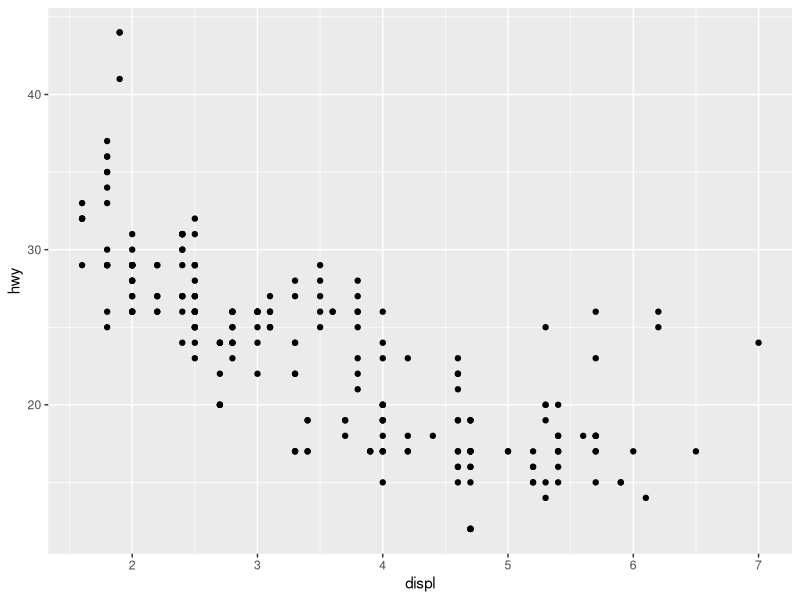
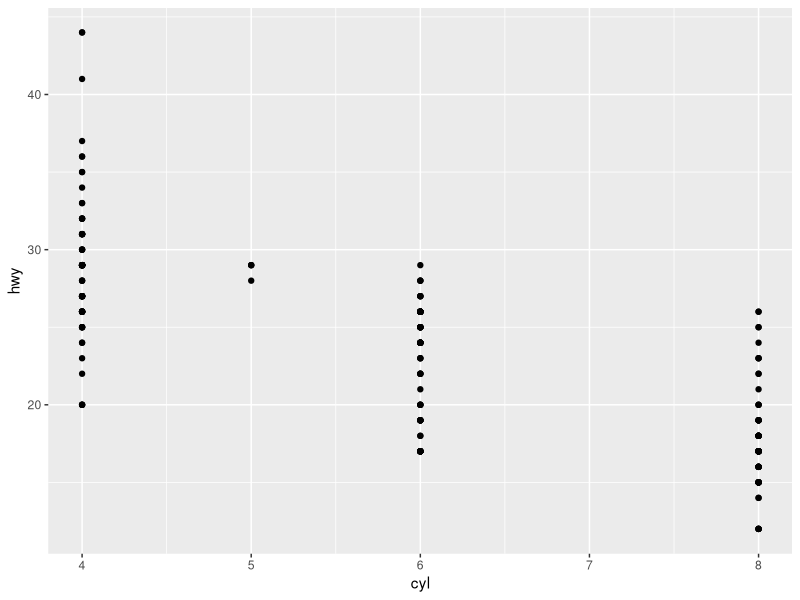
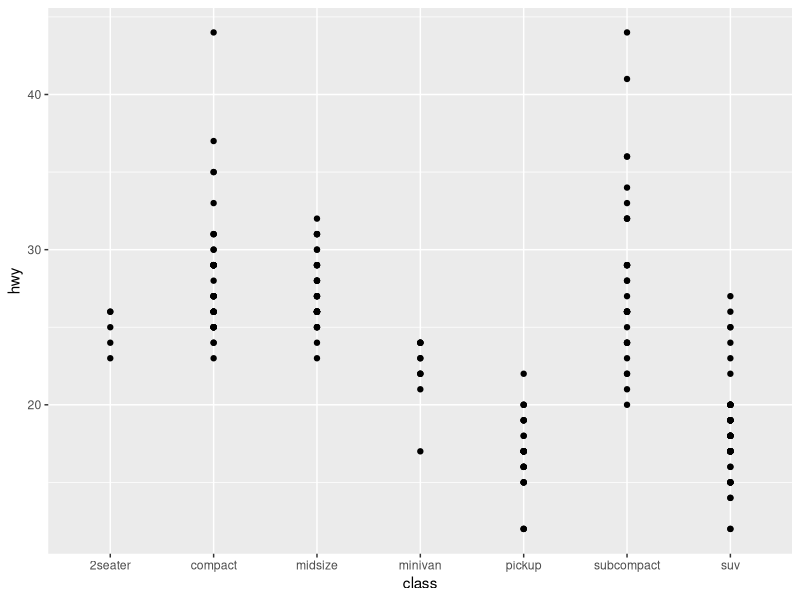
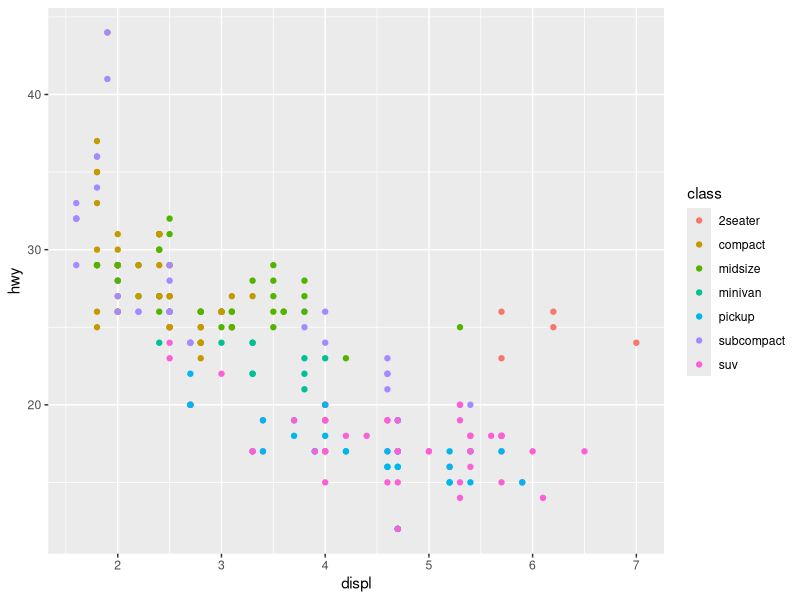
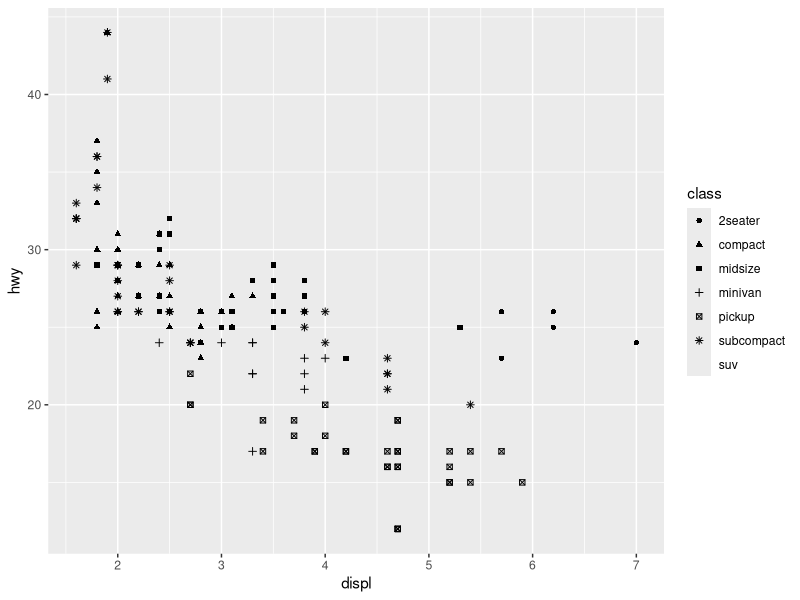
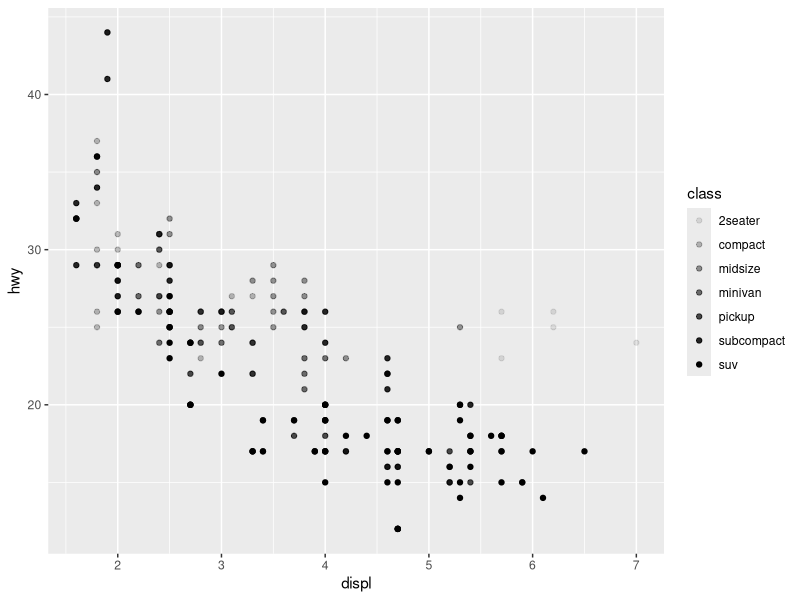
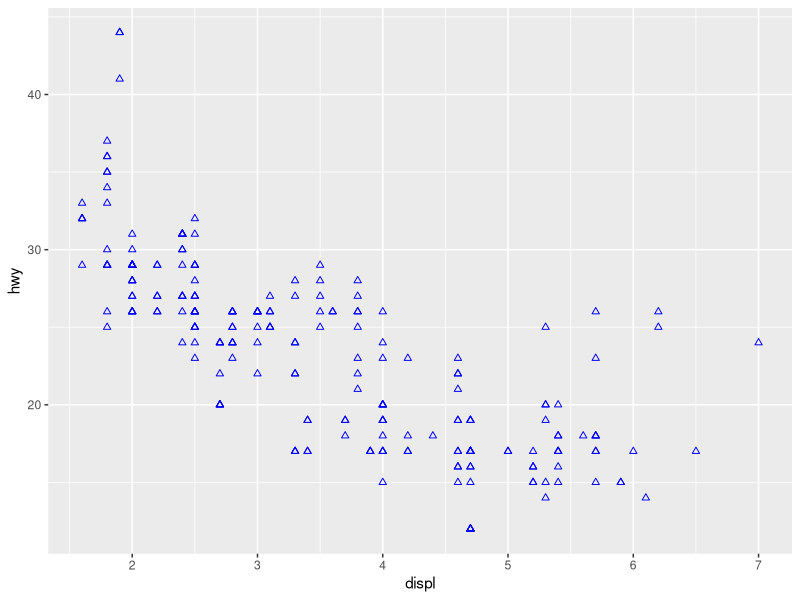
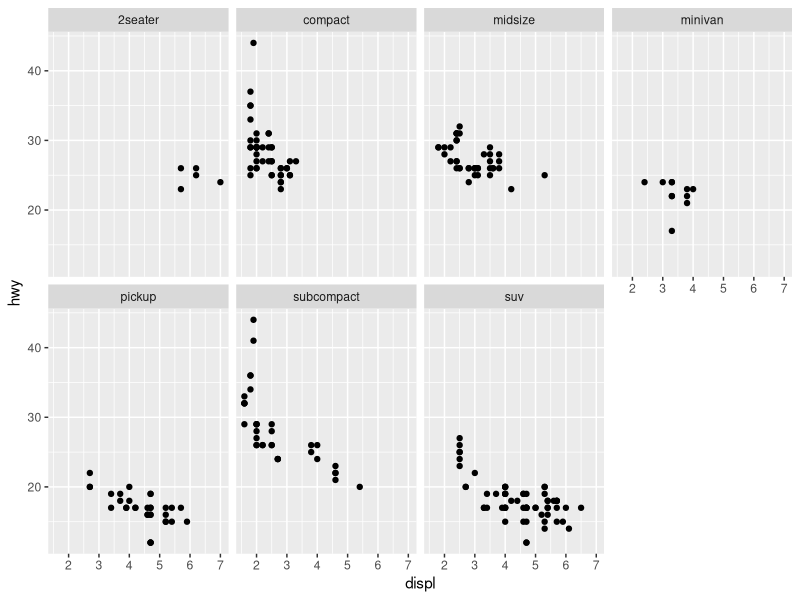

Write R code to recreate these figures, in order.
library(tidyverse)

ggplot(data = mpg) +
  geom_point(mapping = aes(x=displ, y=hwy))

ggplot(data = mpg) +
  geom_point(mapping = aes(x=cyl, y=hwy))

ggplot(data = mpg) +
  geom_point(mapping = aes(x=class, y=hwy))

ggplot(data = mpg) +
  geom_point(mapping = aes(x=displ, y=hwy, color=class))

ggplot(data = mpg) +
  geom_point(mapping = aes(x=displ, y=hwy, shape=class))

ggplot(data = mpg) +
  geom_point(mapping = aes(x=displ, y=hwy, alpha=class))

ggplot(data = mpg) +
  geom_point(mapping = aes(x=displ, y=hwy), color = "blue", shape = 2)

ggplot(data = mpg) +
  geom_point(mapping = aes(x=displ, y=hwy)) +
  facet_wrap(~ class, nrow=2)

ggplot(data = mpg) +
  geom_point(mapping = aes(x=displ, y=hwy)) +
  facet_grid(. ~ class)

ggplot(data = mpg) +
  geom_smooth(mapping = aes(x=displ, y=hwy))

ggplot(data = mpg) +
  geom_smooth(mapping = aes(x=displ, y=hwy, linetype = drv))

ggplot(data = mpg) +
  geom_smooth(mapping = aes(x=displ, y=hwy, group = drv))

ggplot(data = mpg) +
  geom_smooth(mapping=aes(x=displ,y=hwy,color=drv),show.legend = F)

ggplot(data = mpg) +
  geom_smooth(mapping = aes(x=displ, y=hwy)) +
  geom_point(mapping=aes(x=displ,y=hwy,color=drv))

ggplot(data = mpg, mapping = aes(x=displ,y=hwy)) +
  geom_smooth() +
  geom_point(mapping=aes(color=drv),show.legend = F)

ggplot(data=mpg, mapping = aes(x=displ,y=hwy))+
  geom_point(mapping = aes(color = class))+
  geom_smooth(data=filter(mpg,class=="subcompact"),se=F)


ggplot(data=mpg,mapping=aes(x=displ,y=hwy)) +
  geom_point()+
  geom_smooth()

ggplot(data=mpg,mapping=aes(x=displ,y=hwy)) +
  geom_point()+
  geom_smooth(mapping=aes(group=drv))

ggplot(data=mpg,mapping=aes(x=displ,y=hwy,color=drv)) +
  geom_point() +
  geom_smooth()

ggplot(data=mpg,mapping=aes(x=displ,y=hwy)) +
  geom_point(mapping=aes(color=drv)) +
  geom_smooth()

ggplot(data=mpg,mapping=aes(x=displ,y=hwy)) +
  geom_point(mapping=aes(color=drv)) +
  geom_smooth()

ggplot(data=mpg,mapping=aes(x=displ,y=hwy)) +
  geom_point(mapping=aes(color=drv)) +
  geom_smooth(mapping=aes(linetype=drv))

ggplot(data=mpg,mapping=aes(x=displ,y=hwy)) +
  geom_point(mapping=aes(color=drv))


ggplot(data = diamonds) +
  geom_bar(mapping=aes(x=cut))

demo <- tribble(
  ~a, ~b,
  "bar_1",20,
  "bar_2",30,
  "bar_3",40
)

ggplot(data = demo) +
  geom_bar(mapping=aes(x=a, y=b),stat="identity")

ggplot(data=diamonds) +
  geom_bar(mapping=aes(x=cut,y=..prop..,group=1))

ggplot(data=diamonds) +
  geom_bar(mapping=aes(x=cut,fill=clarity),position="identity",alpha=1/5)

ggplot(data=diamonds,mapping=aes(x=cut,fill=clarity))+
  geom_bar(position="fill",alpha=0.75)

ggplot(data=diamonds,mapping=aes(x=cut,fill=clarity))+
  geom_bar(position="dodge",alpha=0.75)

ggplot(data=mpg) +
  geom_point(mapping=aes(x=displ,y=hwy),position="jitter")
ggplot(data=mpg) +
  geom_point(mapping=aes(x=displ,y=hwy))
ggplot(data=mpg) +
  geom_jitter(mapping=aes(x=displ,y=hwy))


ggplot(data=mpg,mapping=aes(x=cty,y=hwy))+
  geom_jitter()

ggplot(data=mpg,mapping=aes(x=cty,y=hwy))+
  geom_count()

